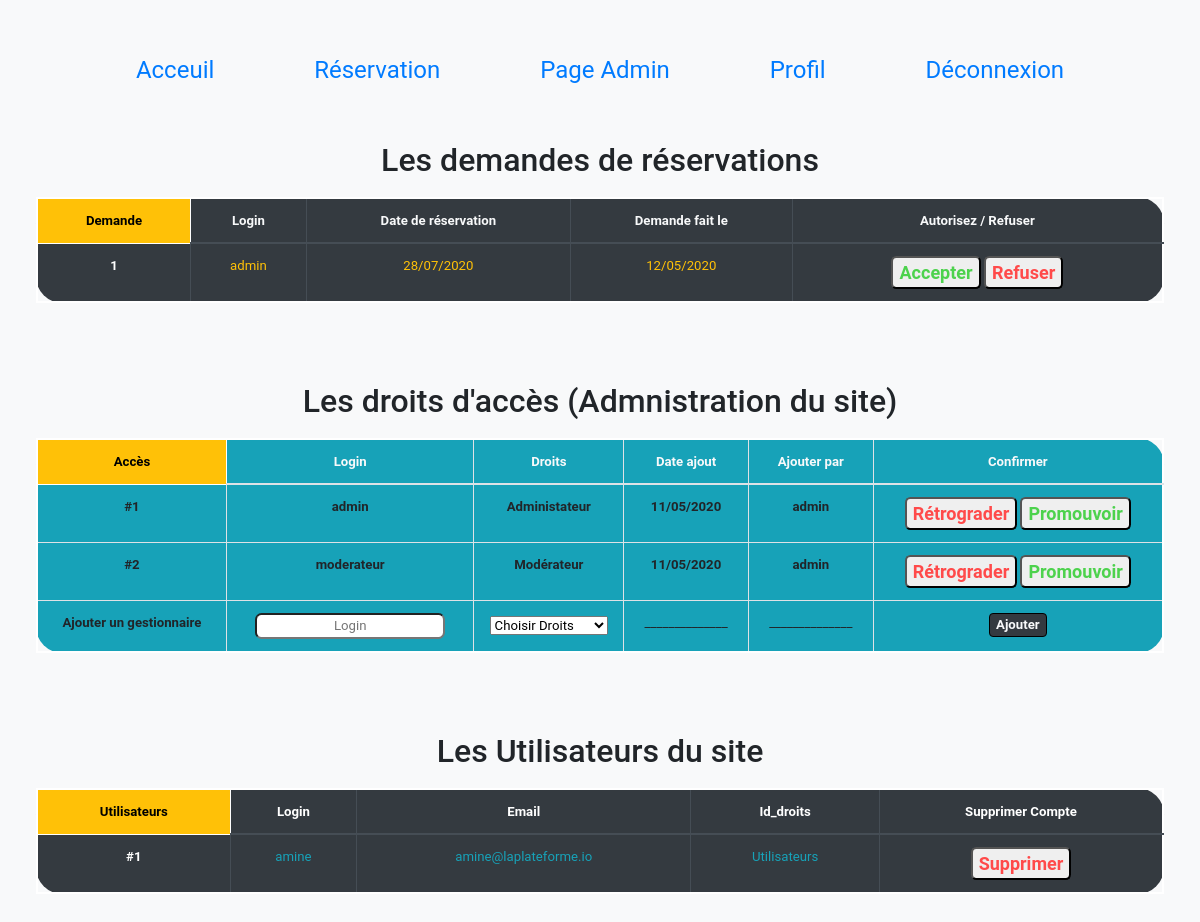
The app's page /admin.php (signed in), older data.
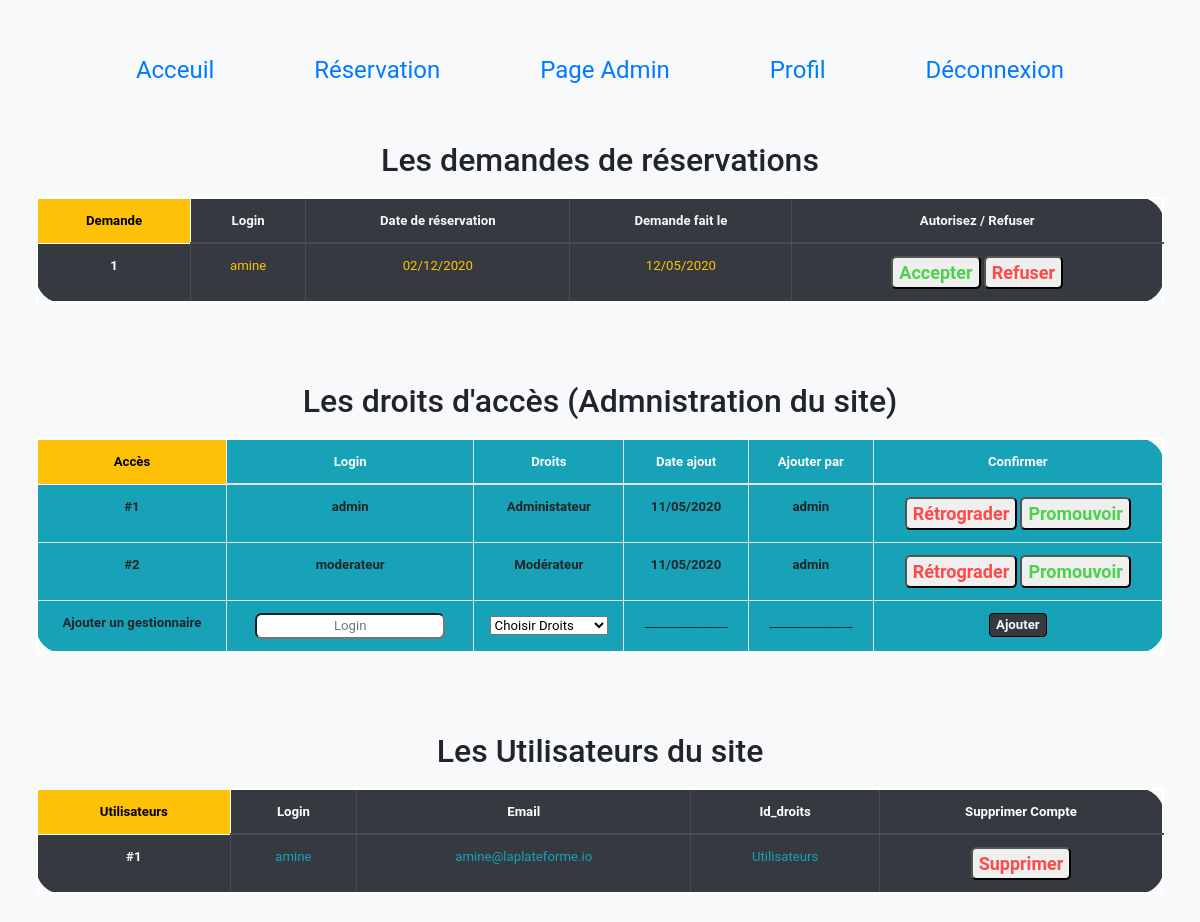
The same page, newer data.
### tables this page shows
CREATE TABLE `demande_autorisation` (
  `id` int(11) NOT NULL,
  `login` varchar(255) NOT NULL,
  `date_reservation` date NOT NULL,
  `date_demande` date NOT NULL
);

CREATE TABLE `users` (
  `id` int(11) NOT NULL,
  `login` varchar(255) NOT NULL,
  `password` varchar(255) NOT NULL,
  `email` varchar(255) NOT NULL,
  `id_droits` int(25) NOT NULL
);

### admin.php (the view, shortened to what this page needs)
<!DOCTYPE html>
<html lang="fr">
<head>
    <link rel="stylesheet" href="https://stackpath.bootstrapcdn.com/bootstrap/4.4.1/css/bootstrap.min.css"
>
    <link rel="stylesheet" href="styles/admin.css">
</head>
<body class="Info link bg-light">
<?php
include("header.php");
if($_SESSION['id_droits'] == "2" || $_SESSION['id_droits'] == "3"){
include("functions.php");
?>
<br><br>
<table class="table table-hover table-bordered table-dark" style="border-radius:2em; border:2px white solid;">
    <h2>Les demandes de réservations</h2>
<thead>
<tr class="text-light">
  <th scope="col" class="Info link bg-warning" style="border:0.5px white solid; color:black;">Demande</th>
  <th scope="col">Login</th>
  <th scope="col">Date de réservation</th>
  <th scope="col">Demande fait le</th>
  <th scope="col">Autorisez / Refuser</th>
</tr>
</thead>
<tbody>
<?php
$sql = ('SELECT login,date_reservation,date_demande FROM `demande_autorisation` ORDER BY date_reservation');
$req = $DB -> query($sql);
$i=1;
while($res = $req -> fetch(PDO::FETCH_OBJ)){
    $date = $res ->date_reservation;
    $newDate = $date[8].$date[9]."/".$date[5].$date[6]."/".$date[0].$date[1].$date[2].$date[3];
    $res ->date_reservation = $newDate;
    $date1 = $res ->date_demande;
    $newDate1 = $date1[8].$date1[9]."/".$date1[5].$date1[6]."/".$date1[0].$date1[1].$date1[2].$date1[3];
    $res ->date_demande = $newDate1;
    ?>
        <tr><th scope="row"><?php echo $i++ ?></th>
    <?php
    foreach($res as $info){
        ?><td class="text-warning"> <?php
        echo $info;
        ?> </td>
        <?php
    }
    ?>
    <td>
        <form method="POST">
            <input type="submit" name="accepter" id="reponseYes" value="Accepter">
            <input type="submit" name="refuser" id="reponseNo" value="Refuser">
        </form>
    </td>
        </tr>
    <?php
}
?>
<table class="table table-hover table-bordered bg-info" style="border-radius:2em; border:2px white solid;">
    <br><br><br>
    <h2>Les droits d'accès (Admnistration du site)</h2>
<thead>
<tr class="text-light">
  <th scope="col" class="Info link bg-warning" style="border:0.5px white solid; color:black;">Accès</th>
  <th scope="col">Login</th>
  <th scope="col">Droits</th>
  <th scope="col">Date ajout</th>
  <th scope="col">Ajouter par</th>
  <?php if($_SESSION['id_droits'] == "3" ){
    ?>
        <th scope="col">Confirmer</th>
    <?php
    }
    ?>
</tr>
</thead>
<tbody>
<?php
$sql = ('SELECT login,droits,date_ajout,ajouter_par FROM `admin` ORDER BY droits DESC');
$req = $DB -> query($sql);
$i=1;
while($res = $req -> fetch(PDO::FETCH_OBJ)){
    $date = $res ->date_ajout;
    $newDate = $date[8].$date[9]."/".$date[5].$date[6]."/".$date[0].$date[1].$date[2].$date[3];
    $res ->date_ajout = $newDate;
    ?>
        <tr><th scope="row">#<?php echo $i++; ?></th>
    <?php
    foreach($res as $info){
        ?><td style="font-weight: bold"> <?php
        echo $info;
        ?> </td> <?php
    }
    ?>
      <?php if($_SESSION['id_droits'] == "3" ){
    ?>
        <td>
            <form method="POST">
                <input type="submit" name="retrograder" id="reponseNo" value="Rétrograder">
                <input type="submit" name="promotion" id="reponseYes" value="Promouvoir">
            </form>
        </td>
        <?php
    }
    ?>
        </tr>
    <?php
}
?>
<?php if($_SESSION['id_droits'] == "3" ){
            ?>
<tr>
    <th scope="row" >Ajouter un gestionnaire</th>
    <form method="POST">
        <td><input type="text" name="login" style="border-radius: 0.5em; text-align:center;" placeholder="Login"></td>
        <td><select name="droits" style="margin-top:2.1%; width:95%;">
            <OPTION>Choisir Droits
            <OPTION>Modérateur
        </select></td>
        <td>______________</td>
        <td>______________</td>
        <td><input type="submit" name="ajouter" id="reponseYes" value="Ajouter" style="font-size:1.1vw; border:1px black solid;" class="bg-dark text-light"></td>
    </form>
</tr>
<?php
        }
        ?>
  </tbody>
</table>
<br><br><br>
<h2>Les Utilisateurs du site</h2>
<table class="table table-hover table-bordered table-dark" style="border-radius:2em; border:2px white solid;">
<thead>
<tr>
  <th scope="col" class="Info link bg-warning" style="border:0.5px white solid; color:black;">Utilisateurs</th>
  <th scope="col">Login</th>
  <th scope="col">Email</th>
  <th scope="col">Id_droits</th>
  <th scope="col">Supprimer Compte</th>
</tr>
</thead>
<tbody>
<?php
$sql = ('SELECT login,email,id_droits FROM `users` WHERE id_droits=1');
$req = $DB -> query($sql);
$i=1;
while($res = $req -> fetch(PDO::FETCH_OBJ)){
    ?>
        <tr><th scope="row">#<?php echo $i++; ?></th>
    <?php
    foreach($res as $info){
        ?><td class="text-info"> <?php
        echo $info;
        ?> </td> <?php
    }
    ?>
      <?php if($_SESSION['id_droits'] == "3" || $_SESSION['id_droits'] == "2"){
    ?>
        <td>
            <form method="POST">
                <input type="submit" name="supprimer" id="reponseNo" value="Supprimer">
            </form>
        </td>
        <?php
    }
    ?>
        </tr>
    <?php
}
?>
 </tbody>
</table>
<?php
}
else{
    header('location:connexion.php');
}
?>
</body>
</html>

### header.php (shortened to what this page needs)
<link rel="stylesheet" href="styles/reservation.css">
<header>
    <?php if(isset($_SESSION['login'])){ ?>
        <div id="flexR">
            <div><a href="index.php">Acceuil</a></div>
            <div><a href="reservation.php">Réservation</a></div>
            <?php if($_SESSION['id_droits'] == "2" || $_SESSION['id_droits'] == "3" ){
                ?>
                    <div><a href="admin.php">Page Admin</a></div>
                <?php
            } ?>
            <div><a href="profil.php">Profil</a></div>
            <div><a href="deconnexion.php">Déconnexion</a></div>
        </div>
    <?php } ?>
</header>

### styles/admin.css (style rules this page uses)
html { width: 100%; height: 100%; margin:0; padding:0; }
@media screen and (min-width:960px) { body { padding: 1%; text-align: center; margin:0% 2%; } }
@media screen and (min-width:960px) { table { margin:1.5% auto; width: 60%; font-size: 1.1vw; } }
@media screen and (min-width:960px) { td { padding:2%; } }
@media screen and (min-width:960px) { #reponseYes { color: rgb(77, 210, 77); font-size: large; border-radius : 0.3em; font-weight: bold; } }
@media screen and (min-width:960px) { #reponseNo { color:rgb(255, 74, 74); font-size: large; border-radius : 0.3em; font-weight: bold; } }

### styles/reservation.css (style rules this page uses)
html { width: 100%; height: 100%; margin:0; padding:0; }
@media screen and (min-width : 960px) { body { padding: 1%; text-align: center; margin:0% 2%; } }
@media screen and (min-width : 960px) { #flexR { display: flex; flex-direction: row; justify-content: space-evenly; font-size: x-large; margin-bottom: 1%; color:rgb(234, 71, 71); } }
body { margin-bottom: 40px; margin-top: 40px; text-align: center; font-size: 14px; font-family: 'Roboto', sans-serif; background:url(http://www.digiphotohub.com/wp-content/uploads/2015/09/bigstock-Abstract-Blurred-Background-Of-92820527.jpg); }

Row changes from the older to the newer data that the page shows:
removed demande_autorisation: info "admin", info "28/07/2020", info "12/05/2020"
added demande_autorisation: info "amine", info "02/12/2020", info "12/05/2020"
